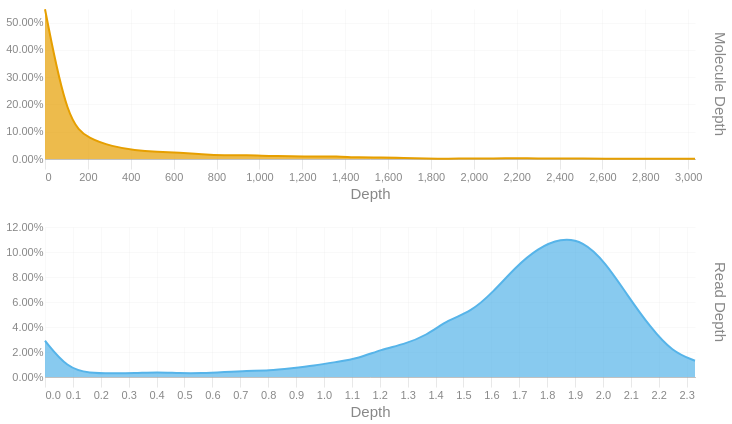

Notebook code cell kept with this figure:
### Code cell
readdep = depth_hist(tb['Read Depth'], q99, 3)
readdep = readdep.with_columns(pl.lit('Read Depth').alias('Metric'))
if not SKIPLR:
    moldep = depth_hist(tb['Molecule Depth'], mol_q99, 1)
    moldep = moldep.with_columns(pl.lit('Molecule Depth').alias('Metric'))
    _hist = pl.concat([readdep, moldep])
    _hist = _hist.filter(pl.col('Proportion') != 0)
    with SafeRender(_hist):
        (
            alt.Chart(_hist)        
            .mark_area(interpolate = "basis")
            .encode(
                x=alt.X('Bin:Q').scale(domainMin=0).axis(alt.Axis(title='Depth')),
                y = alt.Y('Proportion:Q', title = None).axis(format = '.2%'),
                color = alt.Color('Metric:N').legend(None),
                row = alt.Row("Metric:N").header(title = None, labelOrient = 'right'),
                tooltip = [
                    alt.Tooltip("Metric:N", title = "Metric"),
                    alt.Tooltip('Interval:N', title = "Depth Interval"),
                    alt.Tooltip('Proportion:Q', title = "% Alignments").format('.2%')
                ]
            )
            .resolve_scale(x='independent', y='independent')
            .properties(
                height = 150, width = 650,
                usermeta={'embedOptions': {'downloadFileName': f'{samplename}.depth.hist'}}
            )
        ).display()
else:
    readdep = readdep.filter(pl.col('Proportion') != 0)
    with SafeRender(readdep):
        (
            alt.Chart(readdep)        
            .mark_area(interpolate = "basis")
            .encode(
                x=alt.X('Bin:Q').scale(domainMin=0).axis(alt.Axis(title='Depth')),
                y = alt.Y('Proportion:Q', title = None).axis(format = '.2%'),
                tooltip = [
                    alt.Tooltip('Interval:N', title = "Depth Interval"),
                    alt.Tooltip('Proportion:Q', title = "% Alignments").format('.2%')
                ]
            )
            .properties(
                usermeta={'embedOptions': {'downloadFileName': f'{samplename}.depth.hist'}}
            )
        ).display()

### Figure 1 — Vega-Lite specification as saved in the notebook (floating-point values rounded to 4 significant figures)
{"width": 650, "height": 150, "config": {"title": {"anchor": "start", "dy": -15, "fontSize": 18, "color": "#888888", "subtitleColor": "#888888", "subtitleFontSize": 14}, "arc": {"fill": "#0072B2"}, "axis": {"domainColor": "#888888", "domainWidth": 0.5, "gridWidth": 0.2, "grid": false, "titleFontWeight": 400, "titleFontSize": 15, "labelFontSize": 11, "labelColor": "#888888", "tickColor": "#888888", "tickWidth": 0.2, "titleColor": "#888888"}, "axisBand": {"grid": false}, "axisX": {"grid": true, "tickSize": 10, "domainCap": "round"}, "axisY": {"domain": false, "grid": true, "tickSize": 0, "domainCap": "round"}, "background": "transparent", "header": {"labelFontSize": 15, "labelColor": "#888888", "titleFontSize": 15, "titleFontWeight": 600, "titleColor": "#888888"}, "legend": {"labelFont": "sans-serif", "labelFontSize": 12, "labelColor": "#888888", "symbolSize": 100, "symbolType": "circle", "titleFontSize": 12, "titlePadding": 10, "titleColor": "#888888", "title": null}, "range": {"category": ["#E69F00", "#56B4E9", "#009E73", "#F0E442", "#0072B2", "#D55E00", "#CC79A7", "#000000"], "diverging": ["#cfe8f3", "#a2d4ec", "#73bfe2", "#46abdb", "#1696d2", "#12719e"]}, "area": {"fill": "#0072B2", "fillOpacity": 0.7, "line": true, "strokeOpacity": 0.7}, "line": {"color": "#0072B2", "stroke": "#0072B2", "strokeWidth": 2}, "trail": {"color": "#0072B2", "stroke": "#0072B2", "strokeWidth": 0, "size": 1}, "point": {"filled": true, "fillOpacity": 1.0, "size": 95}, "text": {"color": "#888888", "fontSize": 11, "align": "right", "fontWeight": 400, "size": 11}, "bar": {"fill": "#0072B2", "stroke": null}, "view": {"stroke": null, "continuousWidth": 660, "continuousHeight": 400}}, "data": {"name": "data-e97e36515f97c9aa6bfdc2aaf2405ff1"}, "mark": {"type": "area", "interpolate": "basis"}, "encoding": {"color": {"field": "Metric", "legend": null, "type": "nominal"}, "row": {"field": "Metric", "header": {"title": null, "labelOrient": "right"}, "type": "nominal"}, "tooltip": [{"field": "Metric", "title": "Metric", "type": "nominal"}, {"field": "Interval", "title": "Depth Interval", "type": "nominal"}, {"field": "Proportion", "format": ".2%", "title": "% Alignments", "type": "quantitative"}], "x": {"axis": {"title": "Depth"}, "field": "Bin", "scale": {"domainMin": 0}, "type": "quantitative"}, "y": {"axis": {"format": ".2%"}, "field": "Proportion", "title": null, "type": "quantitative"}}, "resolve": {"scale": {"x": "independent", "y": "independent"}}, "usermeta": {"embedOptions": {"downloadFileName": "S1_Musquodoboit_013.depth.hist"}}, "$schema": "https://vega.github.io/schema/vega-lite/v6.1.0.json", "datasets": {"data-e97e36515f97c9aa6bfdc2aaf2405ff1": [{"Bin": 0.0, "Interval": "0.0-0.08", "Proportion": 0.029, "Metric": "Read Depth"}, {"Bin": 0.08, "Interval": "0.08-0.161", "Proportion": 0.007, "Metric": "Read Depth"}, {"Bin": 0.161, "Interval": "0.161-0.241", "Proportion": 0.003, "Metric": "Read Depth"}, {"Bin": 0.241, "Interval": "0.241-0.321", "Proportion": 0.003, "Metric": "Read Depth"}, {"Bin": 0.321, "Interval": "0.321-0.402", "Proportion": 0.003, "Metric": "Read Depth"}, {"Bin": 0.402, "Interval": "0.402-0.482", "Proportion": 0.004, "Metric": "Read Depth"}, {"Bin": 0.482, "Interval": "0.482-0.562", "Proportion": 0.003, "Metric": "Read Depth"}, {"Bin": 0.562, "Interval": "0.562-0.643", "Proportion": 0.003, "Metric": "Read Depth"}, {"Bin": 0.643, "Interval": "0.643-0.723", "Proportion": 0.004, "Metric": "Read Depth"}, {"Bin": 0.723, "Interval": "0.723-0.803", "Proportion": 0.005, "Metric": "Read Depth"}, {"Bin": 0.803, "Interval": "0.803-0.884", "Proportion": 0.005, "Metric": "Read Depth"}, {"Bin": 0.884, "Interval": "0.884-0.964", "Proportion": 0.007, "Metric": "Read Depth"}, {"Bin": 0.964, "Interval": "0.964-1.044", "Proportion": 0.009, "Metric": "Read Depth"}, {"Bin": 1.044, "Interval": "1.044-1.125", "Proportion": 0.012, "Metric": "Read Depth"}, {"Bin": 1.125, "Interval": "1.125-1.205", "Proportion": 0.015, "Metric": "Read Depth"}, {"Bin": 1.205, "Interval": "1.205-1.285", "Proportion": 0.022, "Metric": "Read Depth"}, {"Bin": 1.285, "Interval": "1.285-1.366", "Proportion": 0.026, "Metric": "Read Depth"}, {"Bin": 1.366, "Interval": "1.366-1.446", "Proportion": 0.033, "Metric": "Read Depth"}, {"Bin": 1.446, "Interval": "1.446-1.526", "Proportion": 0.046, "Metric": "Read Depth"}, {"Bin": 1.526, "Interval": "1.526-1.607", "Proportion": 0.052, "Metric": "Read Depth"}, {"Bin": 1.607, "Interval": "1.607-1.687", "Proportion": 0.068, "Metric": "Read Depth"}, {"Bin": 1.687, "Interval": "1.687-1.767", "Proportion": 0.088, "Metric": "Read Depth"}, {"Bin": 1.767, "Interval": "1.767-1.848", "Proportion": 0.103, "Metric": "Read Depth"}, {"Bin": 1.848, "Interval": "1.848-1.928", "Proportion": 0.111, "Metric": "Read Depth"}, {"Bin": 1.928, "Interval": "1.928-2.008", "Proportion": 0.109, "Metric": "Read Depth"}, {"Bin": 2.008, "Interval": "2.008-2.089", "Proportion": 0.092, "Metric": "Read Depth"}, {"Bin": 2.089, "Interval": "2.089-2.169", "Proportion": 0.065, "Metric": "Read Depth"}, {"Bin": 2.169, "Interval": "2.169-2.249", "Proportion": 0.04, "Metric": "Read Depth"}, {"Bin": 2.249, "Interval": "2.249-2.33", "Proportion": 0.02, "Metric": "Read Depth"}, {"Bin": 2.33, "Interval": "2.33-2.41", "Proportion": 0.013, "Metric": "Read Depth"}, {"Bin": 0.0, "Interval": "0.0-104.5", "Proportion": 0.549, "Metric": "Molecule Depth"}, {"Bin": 104.5, "Interval": "104.5-209.1", "Proportion": 0.132, "Metric": "Molecule Depth"}, {"Bin": 209.1, "Interval": "209.1-313.6", "Proportion": 0.073, "Metric": "Molecule Depth"}, {"Bin": 313.6, "Interval": "313.6-418.2", "Proportion": 0.046, "Metric": "Molecule Depth"}, {"Bin": 418.2, "Interval": "418.2-522.7", "Proportion": 0.032, "Metric": "Molecule Depth"}, {"Bin": 522.7, "Interval": "522.7-627.3", "Proportion": 0.026, "Metric": "Molecule Depth"}, {"Bin": 627.3, "Interval": "627.3-731.8", "Proportion": 0.023, "Metric": "Molecule Depth"}, {"Bin": 731.8, "Interval": "731.8-836.4", "Proportion": 0.017, "Metric": "Molecule Depth"}, {"Bin": 836.4, "Interval": "836.4-940.9", "Proportion": 0.013, "Metric": "Molecule Depth"}, {"Bin": 940.9, "Interval": "940.9-1045.4", "Proportion": 0.014, "Metric": "Molecule Depth"}, {"Bin": 1045.0, "Interval": "1045.4-1150.0", "Proportion": 0.011, "Metric": "Molecule Depth"}, {"Bin": 1150.0, "Interval": "1150.0-1254.5", "Proportion": 0.01, "Metric": "Molecule Depth"}, {"Bin": 1254.0, "Interval": "1254.5-1359.1", "Proportion": 0.009, "Metric": "Molecule Depth"}, {"Bin": 1359.0, "Interval": "1359.1-1463.6", "Proportion": 0.01, "Metric": "Molecule Depth"}, {"Bin": 1464.0, "Interval": "1463.6-1568.2", "Proportion": 0.005, "Metric": "Molecule Depth"}, {"Bin": 1568.0, "Interval": "1568.2-1672.7", "Proportion": 0.006, "Metric": "Molecule Depth"}, {"Bin": 1673.0, "Interval": "1672.7-1777.2", "Proportion": 0.004, "Metric": "Molecule Depth"}, {"Bin": 1777.0, "Interval": "1777.2-1881.8", "Proportion": 0.002, "Metric": "Molecule Depth"}, {"Bin": 1882.0, "Interval": "1881.8-1986.3", "Proportion": 0.001, "Metric": "Molecule Depth"}, {"Bin": 1986.0, "Interval": "1986.3-2090.9", "Proportion": 0.002, "Metric": "Molecule Depth"}, {"Bin": 2091.0, "Interval": "2090.9-2195.4", "Proportion": 0.002, "Metric": "Molecule Depth"}, {"Bin": 2195.0, "Interval": "2195.4-2300.0", "Proportion": 0.003, "Metric": "Molecule Depth"}, {"Bin": 2300.0, "Interval": "2300.0-2404.5", "Proportion": 0.002, "Metric": "Molecule Depth"}, {"Bin": 2404.0, "Interval": "2404.5-2509.1", "Proportion": 0.002, "Metric": "Molecule Depth"}, {"Bin": 2509.0, "Interval": "2509.1-2613.6", "Proportion": 0.002, "Metric": "Molecule Depth"}, {"Bin": 2614.0, "Interval": "2613.6-2718.1", "Proportion": 0.001, "Metric": "Molecule Depth"}, {"Bin": 2718.0, "Interval": "2718.1-2822.7", "Proportion": 0.001, "Metric": "Molecule Depth"}, {"Bin": 2823.0, "Interval": "2822.7-2927.2", "Proportion": 0.001, "Metric": "Molecule Depth"}, {"Bin": 2927.0, "Interval": "2927.2-3031.8", "Proportion": 0.001, "Metric": "Molecule Depth"}, {"Bin": 3032.0, "Interval": "3031.8-3136.32", "Proportion": 0.001, "Metric": "Molecule Depth"}]}}
